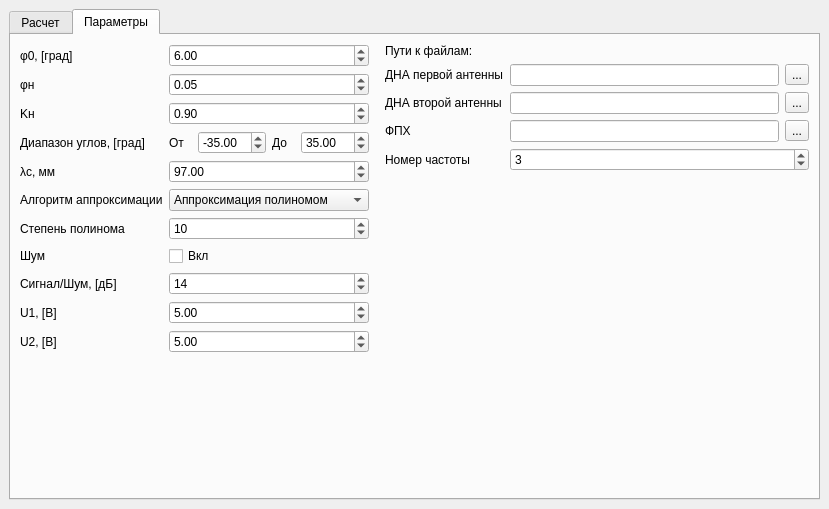
<?xml version="1.0" encoding="UTF-8"?>
<ui version="4.0">
 <class>MainWindow</class>
 <widget class="QMainWindow" name="MainWindow">
  <property name="geometry">
   <rect>
    <x>0</x>
    <y>0</y>
    <width>829</width>
    <height>509</height>
   </rect>
  </property>
  <property name="windowTitle">
   <string>Пеленгатор</string>
  </property>
  <widget class="QWidget" name="centralwidget">
   <layout class="QVBoxLayout" name="verticalLayout_2">
    <item>
     <widget class="QTabWidget" name="main_tabWidget">
      <property name="currentIndex">
       <number>1</number>
      </property>
      <widget class="QWidget" name="main_tab">
       <attribute name="title">
        <string>Расчет</string>
       </attribute>
       <layout class="QVBoxLayout" name="verticalLayout_3">
        <item>
         <layout class="QVBoxLayout" name="verticalLayout">
          <item>
           <layout class="QHBoxLayout" name="horizontalLayout">
            <item>
             <layout class="QVBoxLayout" name="verticalLayout_4">
              <property name="leftMargin">
               <number>0</number>
              </property>
              <item>
               <widget class="QLabel" name="phi_pel_label">
                <property name="text">
                 <string>Заданный угол, [град]:</string>
                </property>
               </widget>
              </item>
              <item>
               <widget class="QDoubleSpinBox" name="phi_pel_spinBox"/>
              </item>
             </layout>
            </item>
            <item>
             <layout class="QGridLayout" name="gridLayout">
              <property name="leftMargin">
               <number>10</number>
              </property>
              <item row="0" column="0">
               <widget class="QLabel" name="label1">
                <property name="sizePolicy">
                 <sizepolicy hsizetype="Preferred" vsizetype="Preferred">
                  <horstretch>0</horstretch>
                  <verstretch>0</verstretch>
                 </sizepolicy>
                </property>
                <property name="minimumSize">
                 <size>
                  <width>0</width>
                  <height>0</height>
                 </size>
                </property>
                <property name="text">
                 <string>Вычисленный угол: </string>
                </property>
               </widget>
              </item>
              <item row="1" column="0">
               <widget class="QLabel" name="label_3">
                <property name="text">
                 <string>Погрешность:</string>
                </property>
               </widget>
              </item>
              <item row="0" column="1">
               <widget class="QLabel" name="res_label">
                <property name="sizePolicy">
                 <sizepolicy hsizetype="MinimumExpanding" vsizetype="Preferred">
                  <horstretch>0</horstretch>
                  <verstretch>0</verstretch>
                 </sizepolicy>
                </property>
                <property name="text">
                 <string/>
                </property>
                <property name="scaledContents">
                 <bool>false</bool>
                </property>
               </widget>
              </item>
              <item row="1" column="1">
               <widget class="QLabel" name="accuracy_label">
                <property name="sizePolicy">
                 <sizepolicy hsizetype="MinimumExpanding" vsizetype="Preferred">
                  <horstretch>0</horstretch>
                  <verstretch>0</verstretch>
                 </sizepolicy>
                </property>
                <property name="text">
                 <string/>
                </property>
                <property name="scaledContents">
                 <bool>false</bool>
                </property>
               </widget>
              </item>
             </layout>
            </item>
            <item>
             <widget class="QPushButton" name="submit_button">
              <property name="text">
               <string>Расчет</string>
              </property>
             </widget>
            </item>
           </layout>
          </item>
          <item>
           <widget class="QTabWidget" name="tabWidget">
            <property name="currentIndex">
             <number>0</number>
            </property>
            <widget class="QWidget" name="adfr_tab">
             <attribute name="title">
              <string>АПХ</string>
             </attribute>
             <layout class="QVBoxLayout" name="verticalLayout_12">
              <item>
               <widget class="QWidget" name="adfr_widget" native="true"/>
              </item>
             </layout>
            </widget>
            <widget class="QWidget" name="e_tab">
             <attribute name="title">
              <string>E</string>
             </attribute>
             <layout class="QVBoxLayout" name="verticalLayout_11">
              <item>
               <widget class="QWidget" name="e_widget" native="true"/>
              </item>
             </layout>
            </widget>
            <widget class="QWidget" name="amp_tab">
             <attribute name="title">
              <string>Амплитудный метод</string>
             </attribute>
             <layout class="QVBoxLayout" name="verticalLayout_10">
              <item>
               <widget class="QWidget" name="amp_widget" native="true"/>
              </item>
             </layout>
            </widget>
            <widget class="QWidget" name="phase_tab">
             <attribute name="title">
              <string>Фазовый метод</string>
             </attribute>
             <layout class="QVBoxLayout" name="verticalLayout_9">
              <item>
               <widget class="QWidget" name="phase_widget" native="true"/>
              </item>
             </layout>
            </widget>
            <widget class="QWidget" name="ampphase_tab">
             <attribute name="title">
              <string>Амплитудно-фазовый метод</string>
             </attribute>
             <layout class="QVBoxLayout" name="verticalLayout_8">
              <item>
               <widget class="QWidget" name="ampphase_widget" native="true"/>
              </item>
             </layout>
            </widget>
           </widget>
          </item>
         </layout>
        </item>
       </layout>
      </widget>
      <widget class="QWidget" name="settings_tab">
       <attribute name="title">
        <string>Параметры</string>
       </attribute>
       <layout class="QVBoxLayout" name="verticalLayout_6">
        <item>
         <layout class="QHBoxLayout" name="horizontalLayout_9">
          <item>
           <layout class="QFormLayout" name="formLayout">
            <item row="0" column="0">
             <widget class="QLabel" name="phi_0_label">
              <property name="text">
               <string>φ0, [град]</string>
              </property>
             </widget>
            </item>
            <item row="0" column="1">
             <widget class="QDoubleSpinBox" name="phi_0_spinBox">
              <property name="minimum">
               <double>-180.000000000000000</double>
              </property>
              <property name="maximum">
               <double>180.000000000000000</double>
              </property>
              <property name="singleStep">
               <double>0.100000000000000</double>
              </property>
              <property name="value">
               <double>6.000000000000000</double>
              </property>
             </widget>
            </item>
            <item row="1" column="0">
             <widget class="QLabel" name="phi_n_label">
              <property name="text">
               <string>φн</string>
              </property>
             </widget>
            </item>
            <item row="1" column="1">
             <widget class="QDoubleSpinBox" name="phi_n_spinBox">
              <property name="maximum">
               <double>180.000000000000000</double>
              </property>
              <property name="singleStep">
               <double>0.100000000000000</double>
              </property>
              <property name="value">
               <double>0.050000000000000</double>
              </property>
             </widget>
            </item>
            <item row="3" column="0">
             <widget class="QLabel" name="angle_range_label">
              <property name="text">
               <string>Диапазон углов, [град]</string>
              </property>
             </widget>
            </item>
            <item row="3" column="1">
             <layout class="QHBoxLayout" name="horizontalLayout_3">
              <item>
               <widget class="QLabel" name="feom_label">
                <property name="text">
                 <string>От</string>
                </property>
               </widget>
              </item>
              <item>
               <widget class="QDoubleSpinBox" name="phi_min_spinBox">
                <property name="minimum">
                 <double>-180.000000000000000</double>
                </property>
                <property name="maximum">
                 <double>180.000000000000000</double>
                </property>
                <property name="value">
                 <double>-35.000000000000000</double>
                </property>
               </widget>
              </item>
              <item>
               <widget class="QLabel" name="to_label">
                <property name="text">
                 <string>До</string>
                </property>
               </widget>
              </item>
              <item>
               <widget class="QDoubleSpinBox" name="phi_max_spinBox">
                <property name="minimum">
                 <double>-180.000000000000000</double>
                </property>
                <property name="maximum">
                 <double>180.000000000000000</double>
                </property>
                <property name="value">
                 <double>35.000000000000000</double>
                </property>
               </widget>
              </item>
             </layout>
            </item>
            <item row="4" column="0">
             <widget class="QLabel" name="lambda_c_label">
              <property name="text">
               <string>λc, мм</string>
              </property>
             </widget>
            </item>
            <item row="4" column="1">
             <widget class="QDoubleSpinBox" name="lambda_c_spinBox">
              <property name="maximum">
               <double>1000.000000000000000</double>
              </property>
              <property name="singleStep">
               <double>0.100000000000000</double>
              </property>
              <property name="value">
               <double>97.000000000000000</double>
              </property>
             </widget>
            </item>
            <item row="5" column="0">
             <widget class="QLabel" name="approx_mode_label">
              <property name="text">
               <string>Алгоритм аппроксимации</string>
              </property>
             </widget>
            </item>
            <item row="5" column="1">
             <widget class="QComboBox" name="approx_mode_combo_box">
              <property name="minimumSize">
               <size>
                <width>200</width>
                <height>0</height>
               </size>
              </property>
              <item>
               <property name="text">
                <string>Аппроксимация полиномом</string>
               </property>
              </item>
              <item>
               <property name="text">
                <string>Линейная аппроксимация</string>
               </property>
              </item>
             </widget>
            </item>
            <item row="6" column="0">
             <widget class="QLabel" name="poly_degree_label">
              <property name="text">
               <string>Степень полинома</string>
              </property>
             </widget>
            </item>
            <item row="6" column="1">
             <widget class="QSpinBox" name="poly_degree_spinBox">
              <property name="maximum">
               <number>50</number>
              </property>
              <property name="value">
               <number>10</number>
              </property>
             </widget>
            </item>
            <item row="7" column="0">
             <widget class="QLabel" name="noise_label">
              <property name="text">
               <string>Шум</string>
              </property>
             </widget>
            </item>
            <item row="7" column="1">
             <widget class="QCheckBox" name="noise_checkBox">
              <property name="text">
               <string>Вкл</string>
              </property>
             </widget>
            </item>
            <item row="8" column="0">
             <widget class="QLabel" name="q_label">
              <property name="text">
               <string>Сигнал/Шум, [дБ]</string>
              </property>
             </widget>
            </item>
            <item row="8" column="1">
             <widget class="QSpinBox" name="q_spinBox">
              <property name="value">
               <number>14</number>
              </property>
             </widget>
            </item>
            <item row="9" column="0">
             <widget class="QLabel" name="u_1_label">
              <property name="text">
               <string>U1, [В]</string>
              </property>
             </widget>
            </item>
            <item row="10" column="0">
             <widget class="QLabel" name="u_2_label">
              <property name="text">
               <string>U2, [В]</string>
              </property>
             </widget>
            </item>
            <item row="2" column="0">
             <widget class="QLabel" name="k_n_label">
              <property name="text">
               <string>Kн</string>
              </property>
             </widget>
            </item>
            <item row="2" column="1">
             <widget class="QDoubleSpinBox" name="k_n_spinBox">
              <property name="minimum">
               <double>0.800000000000000</double>
              </property>
              <property name="maximum">
               <double>1.000000000000000</double>
              </property>
              <property name="singleStep">
               <double>0.100000000000000</double>
              </property>
              <property name="value">
               <double>0.900000000000000</double>
              </property>
             </widget>
            </item>
            <item row="9" column="1">
             <widget class="QDoubleSpinBox" name="u_1_spinBox">
              <property name="value">
               <double>5.000000000000000</double>
              </property>
             </widget>
            </item>
            <item row="10" column="1">
             <widget class="QDoubleSpinBox" name="u_2_spinBox">
              <property name="value">
               <double>5.000000000000000</double>
              </property>
             </widget>
            </item>
           </layout>
          </item>
          <item>
           <layout class="QVBoxLayout" name="verticalLayout_5">
            <property name="leftMargin">
             <number>10</number>
            </property>
            <item>
             <widget class="QLabel" name="paths_label">
              <property name="text">
               <string>Пути к файлам:</string>
              </property>
             </widget>
            </item>
            <item>
             <layout class="QFormLayout" name="formLayout_2">
              <item row="0" column="0">
               <widget class="QLabel" name="sll1_label">
                <property name="text">
                 <string>ДНА первой антенны</string>
                </property>
               </widget>
              </item>
              <item row="0" column="1">
               <layout class="QHBoxLayout" name="horizontalLayout_4">
                <item>
                 <widget class="QLineEdit" name="sll1_lineEdit"/>
                </item>
                <item>
                 <widget class="QToolButton" name="sll1_button">
                  <property name="text">
                   <string>...</string>
                  </property>
                 </widget>
                </item>
               </layout>
              </item>
              <item row="1" column="0">
               <widget class="QLabel" name="sll2_label">
                <property name="text">
                 <string>ДНА второй антенны</string>
                </property>
               </widget>
              </item>
              <item row="1" column="1">
               <layout class="QHBoxLayout" name="horizontalLayout_5">
                <item>
                 <widget class="QLineEdit" name="sll2_lineEdit"/>
                </item>
                <item>
                 <widget class="QToolButton" name="sll2_button">
                  <property name="text">
                   <string>...</string>
                  </property>
                 </widget>
                </item>
               </layout>
              </item>
              <item row="2" column="0">
               <widget class="QLabel" name="faz_label">
                <property name="text">
                 <string>ФПХ</string>
                </property>
               </widget>
              </item>
              <item row="2" column="1">
               <layout class="QHBoxLayout" name="horizontalLayout_6">
                <item>
                 <widget class="QLineEdit" name="faz_lineEdit"/>
                </item>
                <item>
                 <widget class="QToolButton" name="faz_button">
                  <property name="text">
                   <string>...</string>
                  </property>
                 </widget>
                </item>
               </layout>
              </item>
              <item row="3" column="0">
               <widget class="QLabel" name="freq_num_label">
                <property name="text">
                 <string>Номер частоты</string>
                </property>
               </widget>
              </item>
              <item row="3" column="1">
               <widget class="QSpinBox" name="freq_num_spinBox">
                <property name="maximum">
                 <number>17</number>
                </property>
                <property name="value">
                 <number>3</number>
                </property>
               </widget>
              </item>
             </layout>
            </item>
            <item>
             <spacer name="verticalSpacer">
              <property name="orientation">
               <enum>Qt::Vertical</enum>
              </property>
              <property name="sizeHint" stdset="0">
               <size>
                <width>20</width>
                <height>40</height>
               </size>
              </property>
             </spacer>
            </item>
           </layout>
          </item>
         </layout>
        </item>
       </layout>
      </widget>
     </widget>
    </item>
   </layout>
  </widget>
 </widget>
 <resources/>
 <connections/>
</ui>
